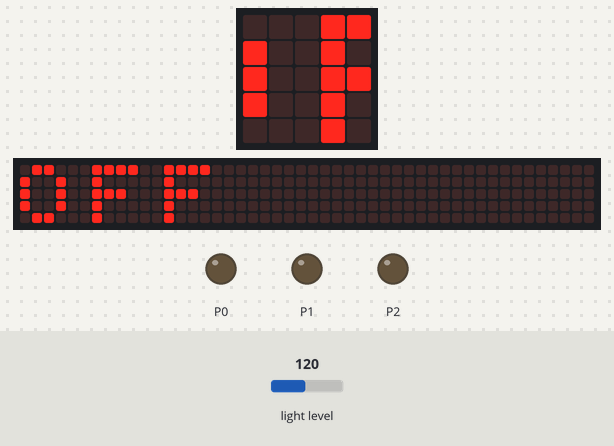
This program was run on a simulated BBC micro:bit (MakeCode). On the bench: the board's 5×5 LED display, a strip that is not on the board, showing the scrolling text unrolled, output pins drawn as LEDs (lit = HIGH). The inputs (shaded band) are chosen by the test bench; at power-on: light level 120. The 48×5 strip is a reading aid, not a part: it shows the text the display is scrolling, unrolled, one strip-width of it at a time.

Above: at 3.87 s.
3.9 s: light level set to 83
11.3 s: light level set to 77
At 17.2 s:
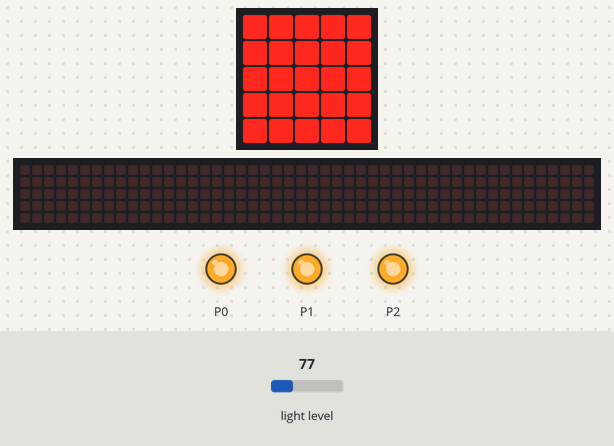
28.0 s: light level set to 128
At 31.65 s:
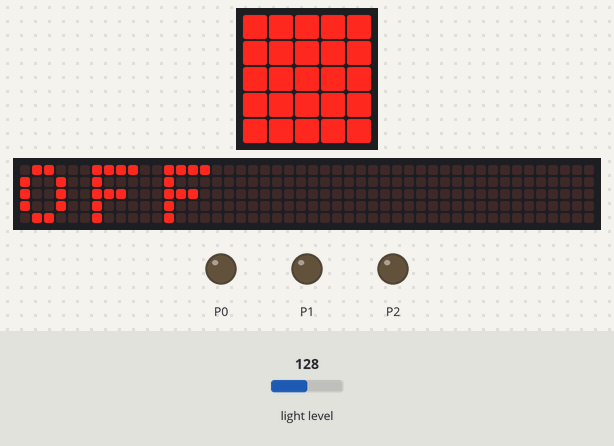
33.0 s: light level set to 5
At 37.75 s:
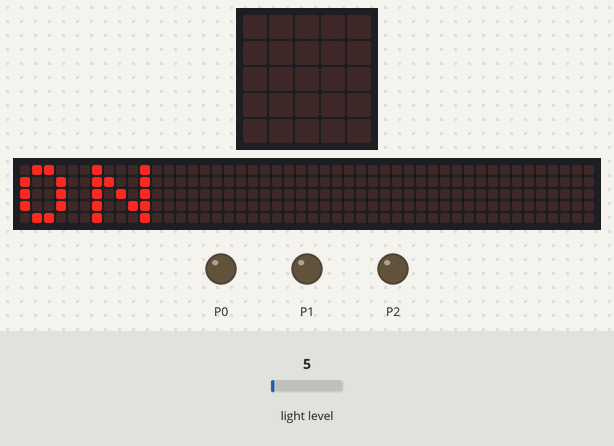
Timing chart, 0 to 67.9 s (numbered marks = the images above; inputs shaded):
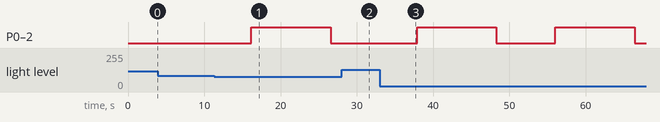

Measured:
- the behaviour switches between 80 and 79 on light level (found by bisection; images 0 and 1)
- after the input at 11.3 s, P0–2: LOW → HIGH after 4.9 s, → LOW 10.4 s later; the display: first differs from a run without the input after 2.2 s (image 1 shows a later state)
- after the input at 28.0 s, the display: changes after 3.6 s (image 2)
- after the input at 33.0 s, P0–2: alternates HIGH for 10.4 s and LOW for 7.7 s, starting after 4.9 s; the display: first differs from a run without the input after 2.2 s (image 3)

The program:

main.ts
```typescript
let luz = 0
basic.showIcon(IconNames.Diamond)
basic.pause(2000)
basic.forever(function () {
    luz = input.lightLevel()
    if (luz < 80) {
        basic.showString("ON")
        pins.digitalWritePin(DigitalPin.P0, 1)
        pins.digitalWritePin(DigitalPin.P1, 1)
        pins.digitalWritePin(DigitalPin.P2, 1)
        led.setBrightness(255)
        basic.showLeds(`
            # # # # #
            # # # # #
            # # # # #
            # # # # #
            # # # # #
            `)
        basic.pause(10000)
        pins.digitalWritePin(DigitalPin.P0, 0)
        pins.digitalWritePin(DigitalPin.P1, 0)
        pins.digitalWritePin(DigitalPin.P2, 0)
        basic.pause(5000)
    } else {
        basic.showString("OFF")
        pins.digitalWritePin(DigitalPin.P0, 0)
        pins.digitalWritePin(DigitalPin.P1, 0)
        pins.digitalWritePin(DigitalPin.P2, 0)
    }
})
```

test.ts
```typescript
// aquí va el archivo "tests"; esto no se compilará cuando este paquete se utilice como una extensión.
```
